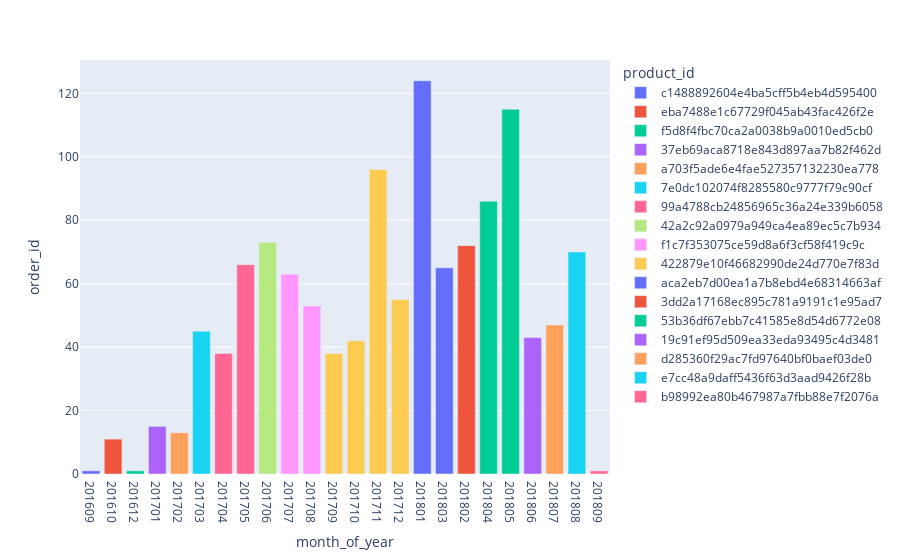

The notebook cell this image was saved under:
### Code cell
px.bar(p, x='month_of_year', y='order_id', color= 'product_id')

### Figure 1 — Plotly figure (JSON) as saved in the notebook; plotly's stock layout.template omitted (floating-point values rounded to 4 significant figures)
{"data": [{"alignmentgroup": "True", "hovertemplate": "product_id=c1488892604e4ba5cff5b4eb4d595400<br>month_of_year=%{x}<br>order_id=%{y}<extra></extra>", "legendgroup": "c1488892604e4ba5cff5b4eb4d595400", "marker": {"color": "#636efa", "pattern": {"shape": ""}}, "name": "c1488892604e4ba5cff5b4eb4d595400", "offsetgroup": "c1488892604e4ba5cff5b4eb4d595400", "orientation": "v", "showlegend": true, "textposition": "auto", "type": "bar", "x": ["201609"], "xaxis": "x", "y": [1], "yaxis": "y"}, {"alignmentgroup": "True", "hovertemplate": "product_id=eba7488e1c67729f045ab43fac426f2e<br>month_of_year=%{x}<br>order_id=%{y}<extra></extra>", "legendgroup": "eba7488e1c67729f045ab43fac426f2e", "marker": {"color": "#EF553B", "pattern": {"shape": ""}}, "name": "eba7488e1c67729f045ab43fac426f2e", "offsetgroup": "eba7488e1c67729f045ab43fac426f2e", "orientation": "v", "showlegend": true, "textposition": "auto", "type": "bar", "x": ["201610"], "xaxis": "x", "y": [11], "yaxis": "y"}, {"alignmentgroup": "True", "hovertemplate": "product_id=f5d8f4fbc70ca2a0038b9a0010ed5cb0<br>month_of_year=%{x}<br>order_id=%{y}<extra></extra>", "legendgroup": "f5d8f4fbc70ca2a0038b9a0010ed5cb0", "marker": {"color": "#00cc96", "pattern": {"shape": ""}}, "name": "f5d8f4fbc70ca2a0038b9a0010ed5cb0", "offsetgroup": "f5d8f4fbc70ca2a0038b9a0010ed5cb0", "orientation": "v", "showlegend": true, "textposition": "auto", "type": "bar", "x": ["201612"], "xaxis": "x", "y": [1], "yaxis": "y"}, {"alignmentgroup": "True", "hovertemplate": "product_id=37eb69aca8718e843d897aa7b82f462d<br>month_of_year=%{x}<br>order_id=%{y}<extra></extra>", "legendgroup": "37eb69aca8718e843d897aa7b82f462d", "marker": {"color": "#ab63fa", "pattern": {"shape": ""}}, "name": "37eb69aca8718e843d897aa7b82f462d", "offsetgroup": "37eb69aca8718e843d897aa7b82f462d", "orientation": "v", "showlegend": true, "textposition": "auto", "type": "bar", "x": ["201701"], "xaxis": "x", "y": [15], "yaxis": "y"}, {"alignmentgroup": "True", "hovertemplate": "product_id=a703f5ade6e4fae527357132230ea778<br>month_of_year=%{x}<br>order_id=%{y}<extra></extra>", "legendgroup": "a703f5ade6e4fae527357132230ea778", "marker": {"color": "#FFA15A", "pattern": {"shape": ""}}, "name": "a703f5ade6e4fae527357132230ea778", "offsetgroup": "a703f5ade6e4fae527357132230ea778", "orientation": "v", "showlegend": true, "textposition": "auto", "type": "bar", "x": ["201702"], "xaxis": "x", "y": [13], "yaxis": "y"}, {"alignmentgroup": "True", "hovertemplate": "product_id=7e0dc102074f8285580c9777f79c90cf<br>month_of_year=%{x}<br>order_id=%{y}<extra></extra>", "legendgroup": "7e0dc102074f8285580c9777f79c90cf", "marker": {"color": "#19d3f3", "pattern": {"shape": ""}}, "name": "7e0dc102074f8285580c9777f79c90cf", "offsetgroup": "7e0dc102074f8285580c9777f79c90cf", "orientation": "v", "showlegend": true, "textposition": "auto", "type": "bar", "x": ["201703"], "xaxis": "x", "y": [45], "yaxis": "y"}, {"alignmentgroup": "True", "hovertemplate": "product_id=99a4788cb24856965c36a24e339b6058<br>month_of_year=%{x}<br>order_id=%{y}<extra></extra>", "legendgroup": "99a4788cb24856965c36a24e339b6058", "marker": {"color": "#FF6692", "pattern": {"shape": ""}}, "name": "99a4788cb24856965c36a24e339b6058", "offsetgroup": "99a4788cb24856965c36a24e339b6058", "orientation": "v", "showlegend": true, "textposition": "auto", "type": "bar", "x": ["201704", "201705"], "xaxis": "x", "y": [38, 66], "yaxis": "y"}, {"alignmentgroup": "True", "hovertemplate": "product_id=42a2c92a0979a949ca4ea89ec5c7b934<br>month_of_year=%{x}<br>order_id=%{y}<extra></extra>", "legendgroup": "42a2c92a0979a949ca4ea89ec5c7b934", "marker": {"color": "#B6E880", "pattern": {"shape": ""}}, "name": "42a2c92a0979a949ca4ea89ec5c7b934", "offsetgroup": "42a2c92a0979a949ca4ea89ec5c7b934", "orientation": "v", "showlegend": true, "textposition": "auto", "type": "bar", "x": ["201706"], "xaxis": "x", "y": [73], "yaxis": "y"}, {"alignmentgroup": "True", "hovertemplate": "product_id=f1c7f353075ce59d8a6f3cf58f419c9c<br>month_of_year=%{x}<br>order_id=%{y}<extra></extra>", "legendgroup": "f1c7f353075ce59d8a6f3cf58f419c9c", "marker": {"color": "#FF97FF", "pattern": {"shape": ""}}, "name": "f1c7f353075ce59d8a6f3cf58f419c9c", "offsetgroup": "f1c7f353075ce59d8a6f3cf58f419c9c", "orientation": "v", "showlegend": true, "textposition": "auto", "type": "bar", "x": ["201707", "201708"], "xaxis": "x", "y": [63, 53], "yaxis": "y"}, {"alignmentgroup": "True", "hovertemplate": "product_id=422879e10f46682990de24d770e7f83d<br>month_of_year=%{x}<br>order_id=%{y}<extra></extra>", "legendgroup": "422879e10f46682990de24d770e7f83d", "marker": {"color": "#FECB52", "pattern": {"shape": ""}}, "name": "422879e10f46682990de24d770e7f83d", "offsetgroup": "422879e10f46682990de24d770e7f83d", "orientation": "v", "showlegend": true, "textposition": "auto", "type": "bar", "x": ["201709", "201710", "201711", "201712"], "xaxis": "x", "y": [38, 42, 96, 55], "yaxis": "y"}, {"alignmentgroup": "True", "hovertemplate": "product_id=aca2eb7d00ea1a7b8ebd4e68314663af<br>month_of_year=%{x}<br>order_id=%{y}<extra></extra>", "legendgroup": "aca2eb7d00ea1a7b8ebd4e68314663af", "marker": {"color": "#636efa", "pattern": {"shape": ""}}, "name": "aca2eb7d00ea1a7b8ebd4e68314663af", "offsetgroup": "aca2eb7d00ea1a7b8ebd4e68314663af", "orientation": "v", "showlegend": true, "textposition": "auto", "type": "bar", "x": ["201801", "201803"], "xaxis": "x", "y": [124, 65], "yaxis": "y"}, {"alignmentgroup": "True", "hovertemplate": "product_id=3dd2a17168ec895c781a9191c1e95ad7<br>month_of_year=%{x}<br>order_id=%{y}<extra></extra>", "legendgroup": "3dd2a17168ec895c781a9191c1e95ad7", "marker": {"color": "#EF553B", "pattern": {"shape": ""}}, "name": "3dd2a17168ec895c781a9191c1e95ad7", "offsetgroup": "3dd2a17168ec895c781a9191c1e95ad7", "orientation": "v", "showlegend": true, "textposition": "auto", "type": "bar", "x": ["201802"], "xaxis": "x", "y": [72], "yaxis": "y"}, {"alignmentgroup": "True", "hovertemplate": "product_id=53b36df67ebb7c41585e8d54d6772e08<br>month_of_year=%{x}<br>order_id=%{y}<extra></extra>", "legendgroup": "53b36df67ebb7c41585e8d54d6772e08", "marker": {"color": "#00cc96", "pattern": {"shape": ""}}, "name": "53b36df67ebb7c41585e8d54d6772e08", "offsetgroup": "53b36df67ebb7c41585e8d54d6772e08", "orientation": "v", "showlegend": true, "textposition": "auto", "type": "bar", "x": ["201804", "201805"], "xaxis": "x", "y": [86, 115], "yaxis": "y"}, {"alignmentgroup": "True", "hovertemplate": "product_id=19c91ef95d509ea33eda93495c4d3481<br>month_of_year=%{x}<br>order_id=%{y}<extra></extra>", "legendgroup": "19c91ef95d509ea33eda93495c4d3481", "marker": {"color": "#ab63fa", "pattern": {"shape": ""}}, "name": "19c91ef95d509ea33eda93495c4d3481", "offsetgroup": "19c91ef95d509ea33eda93495c4d3481", "orientation": "v", "showlegend": true, "textposition": "auto", "type": "bar", "x": ["201806"], "xaxis": "x", "y": [43], "yaxis": "y"}, {"alignmentgroup": "True", "hovertemplate": "product_id=d285360f29ac7fd97640bf0baef03de0<br>month_of_year=%{x}<br>order_id=%{y}<extra></extra>", "legendgroup": "d285360f29ac7fd97640bf0baef03de0", "marker": {"color": "#FFA15A", "pattern": {"shape": ""}}, "name": "d285360f29ac7fd97640bf0baef03de0", "offsetgroup": "d285360f29ac7fd97640bf0baef03de0", "orientation": "v", "showlegend": true, "textposition": "auto", "type": "bar", "x": ["201807"], "xaxis": "x", "y": [47], "yaxis": "y"}, {"alignmentgroup": "True", "hovertemplate": "product_id=e7cc48a9daff5436f63d3aad9426f28b<br>month_of_year=%{x}<br>order_id=%{y}<extra></extra>", "legendgroup": "e7cc48a9daff5436f63d3aad9426f28b", "marker": {"color": "#19d3f3", "pattern": {"shape": ""}}, "name": "e7cc48a9daff5436f63d3aad9426f28b", "offsetgroup": "e7cc48a9daff5436f63d3aad9426f28b", "orientation": "v", "showlegend": true, "textposition": "auto", "type": "bar", "x": ["201808"], "xaxis": "x", "y": [70], "yaxis": "y"}, {"alignmentgroup": "True", "hovertemplate": "product_id=b98992ea80b467987a7fbb88e7f2076a<br>month_of_year=%{x}<br>order_id=%{y}<extra></extra>", "legendgroup": "b98992ea80b467987a7fbb88e7f2076a", "marker": {"color": "#FF6692", "pattern": {"shape": ""}}, "name": "b98992ea80b467987a7fbb88e7f2076a", "offsetgroup": "b98992ea80b467987a7fbb88e7f2076a", "orientation": "v", "showlegend": true, "textposition": "auto", "type": "bar", "x": ["201809"], "xaxis": "x", "y": [1], "yaxis": "y"}], "layout": {"barmode": "relative", "legend": {"title": {"text": "product_id"}, "tracegroupgap": 0}, "margin": {"t": 60}, "xaxis": {"anchor": "y", "domain": [0, 1], "title": {"text": "month_of_year"}}, "yaxis": {"anchor": "x", "domain": [0, 1], "title": {"text": "order_id"}}}}
